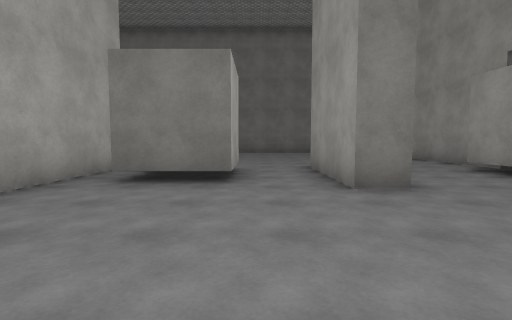
View 1 (above)

16 first-person views from a walk through a 3-D level made in the Unity game engine. The camera is 1.3 m above the floor, tilts 4° down and sees 85° across. The floor is counted in squares, 2 m on a side. Each view is taken from the middle of a square. On the plan, view 1 faces up. The plan holds only what a view shows up to about 9 squares ahead; the rest is blank. The place goes on beyond the plan. The player is left out. Surface patterns are stand-ins for the level's own textures.

View 2
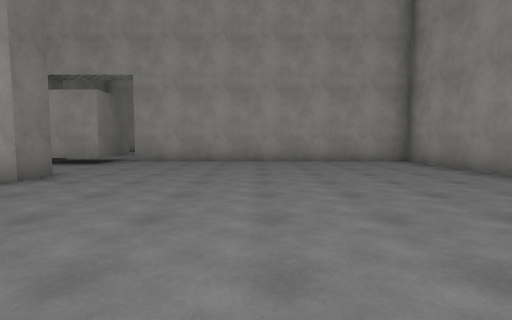

View 3
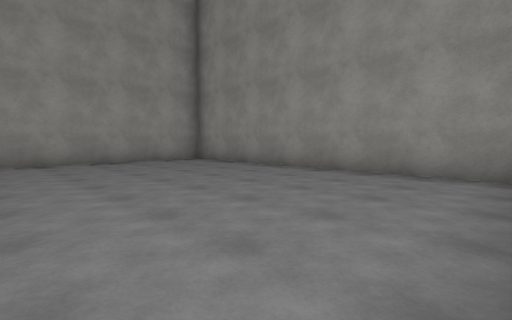

View 4
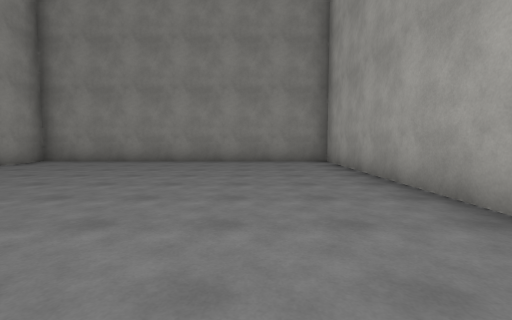

View 5
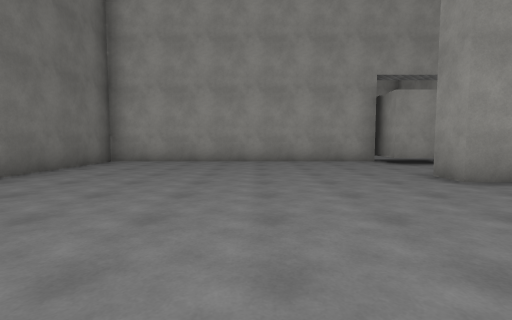

View 6
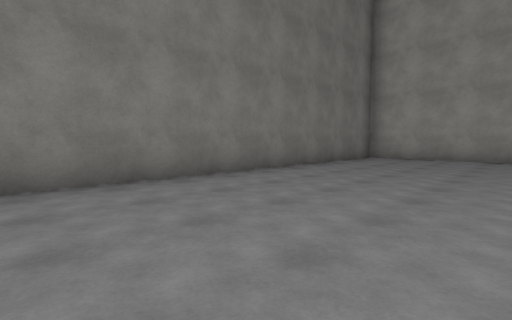

View 7
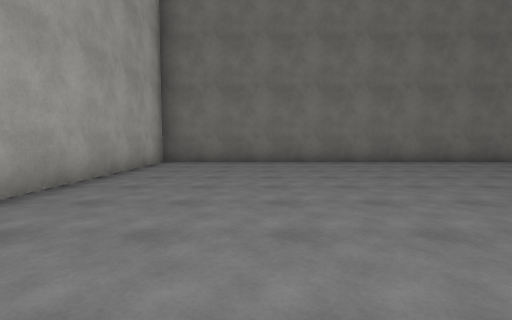

View 8
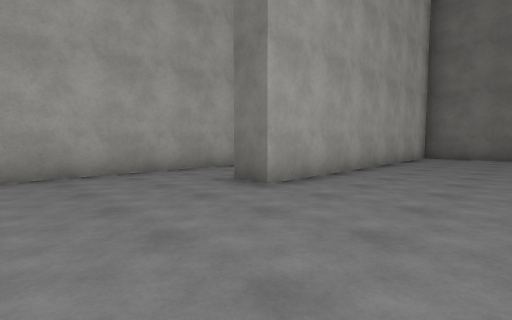

View 9
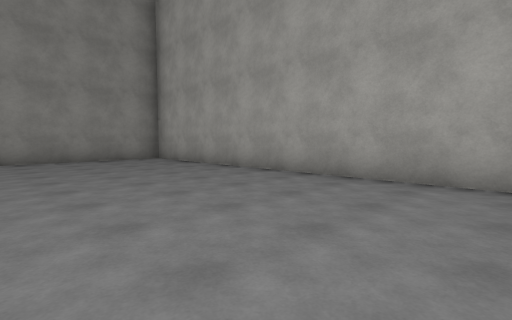

View 10
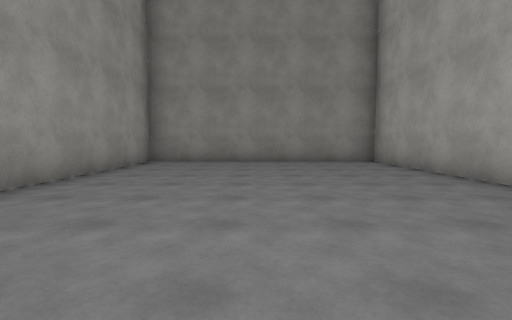

View 11
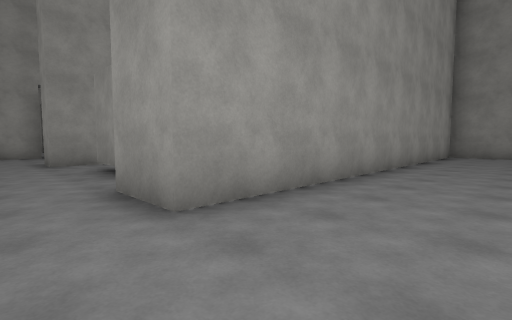

View 12
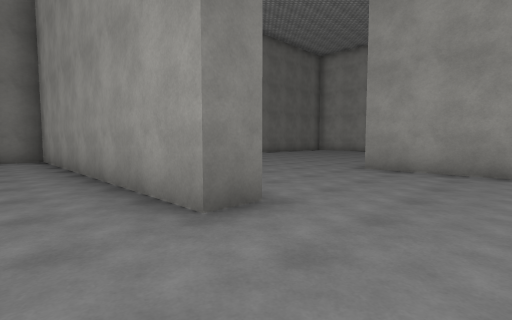

View 13
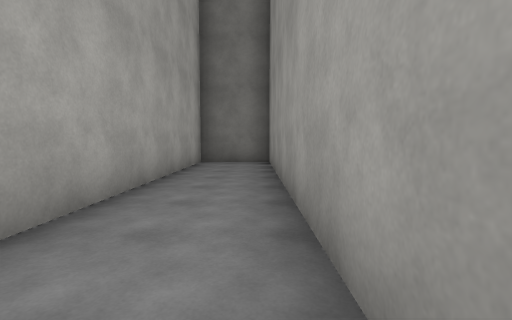

View 14
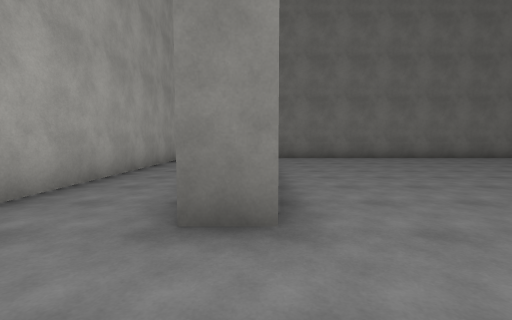

View 15
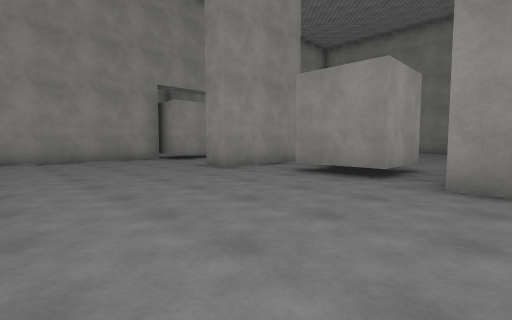

View 16
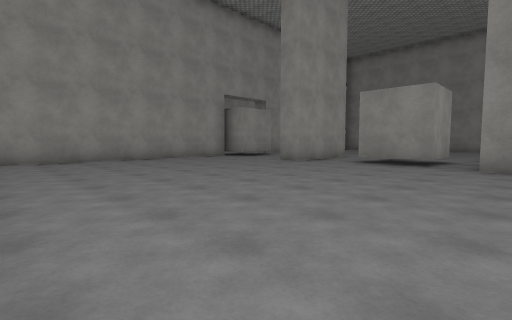

### Floor plan
Ten units are one square. View 1 is at (0, 0); x grows to the right and y downward. Boxes are objects, and circles mark ways between rooms. Rooms are numbered by the first view taken in them; rooms with no view inside come last. Other rooms are left out.
<svg viewBox="-122 -150 187 202">
<path fill="none" stroke="#000" d="M21 -37 13 -37M-32 -16 -32 47 56 47 56 -38M-4 -43 -22 -43M-32 -46 -32 -34M60 -43 47 -43M-32 -62 -32 -46M-22 -43 -22 -62 -4 -62 -4 -43M13 -37 13 -68 21 -68M47 -43 47 -62 60 -62M56 -63 56 -145 -88 -145 -88 -61 -96 -61 -96 -145 -117 -145 -117 47 -47 47 -47 -68 -31 -68"/>
<circle cx="-30" cy="-55" r="3" fill="#2a7"/>
<circle cx="35" cy="-55" r="3" fill="#2a7"/>
<circle cx="5" cy="-55" r="3" fill="#2a7"/>
<text x="10" y="0">1</text>
<text x="-40" y="-70">2</text>
</svg>
Room 1 opens to room 2.

Where each view was taken, in squares from view 1:
view 1: 0 up, 0 right, facing up
view 2: 0 up, 3 left, facing right
view 3: 1 up, 3 left, facing down-right
view 4: 4 up, 1 left, facing down
view 5: 10 up, 3 left, facing right
view 6: 10 up, 5 left, facing up-right
view 7: 6 up, 6 left, facing up
view 8: 3 up, 6 left, facing up-left
view 9: 5 up, 7 left, facing down-left
view 10: 4 up, 8 left, facing down
view 11: 8 up, 7 left, facing down-right
view 12: 4 up, 11 left, facing up-right
view 13: 6 up, 10 left, facing up
view 14: 4 up, 9 left, facing up
view 15: 11 up, 4 left, facing down-right
view 16: 14 up, 4 left, facing down-right
